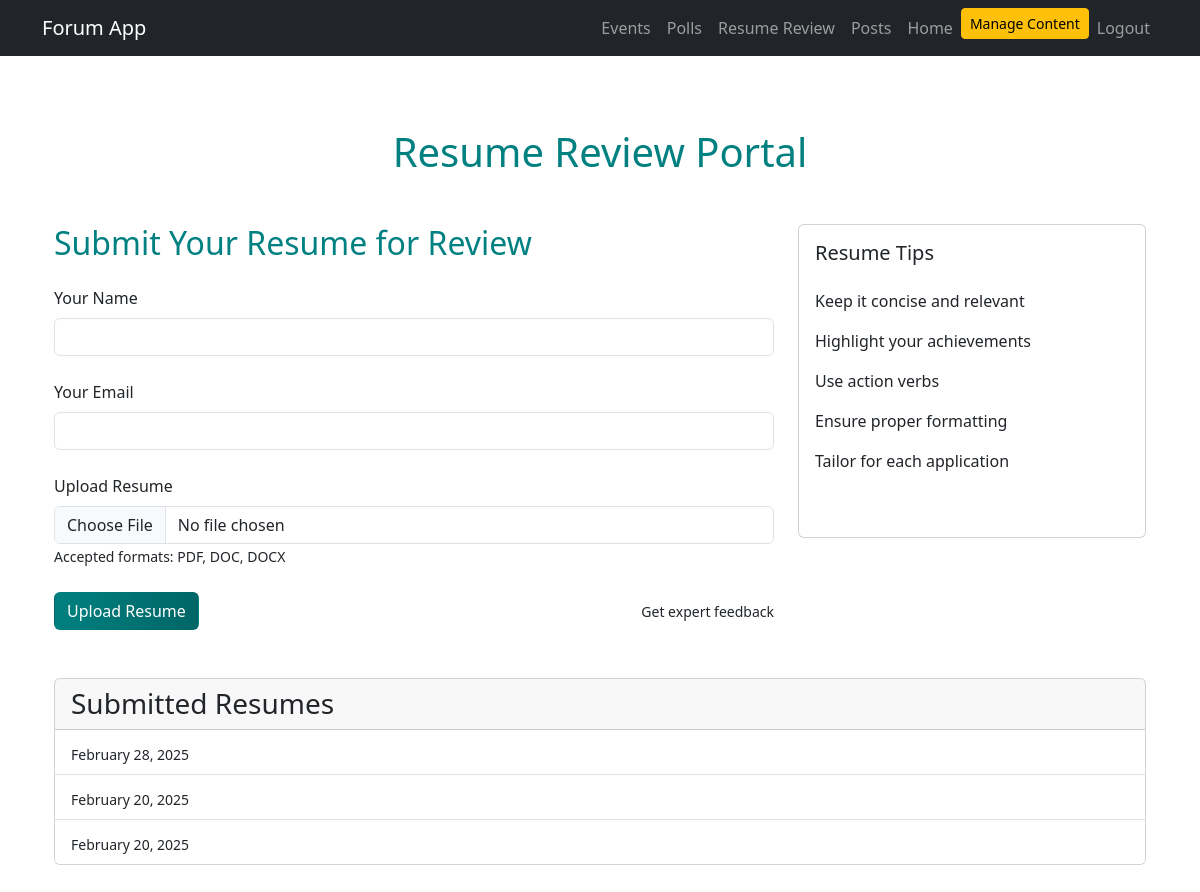
/resume-review/ (signed in), run on an earlier commit of the app's database.
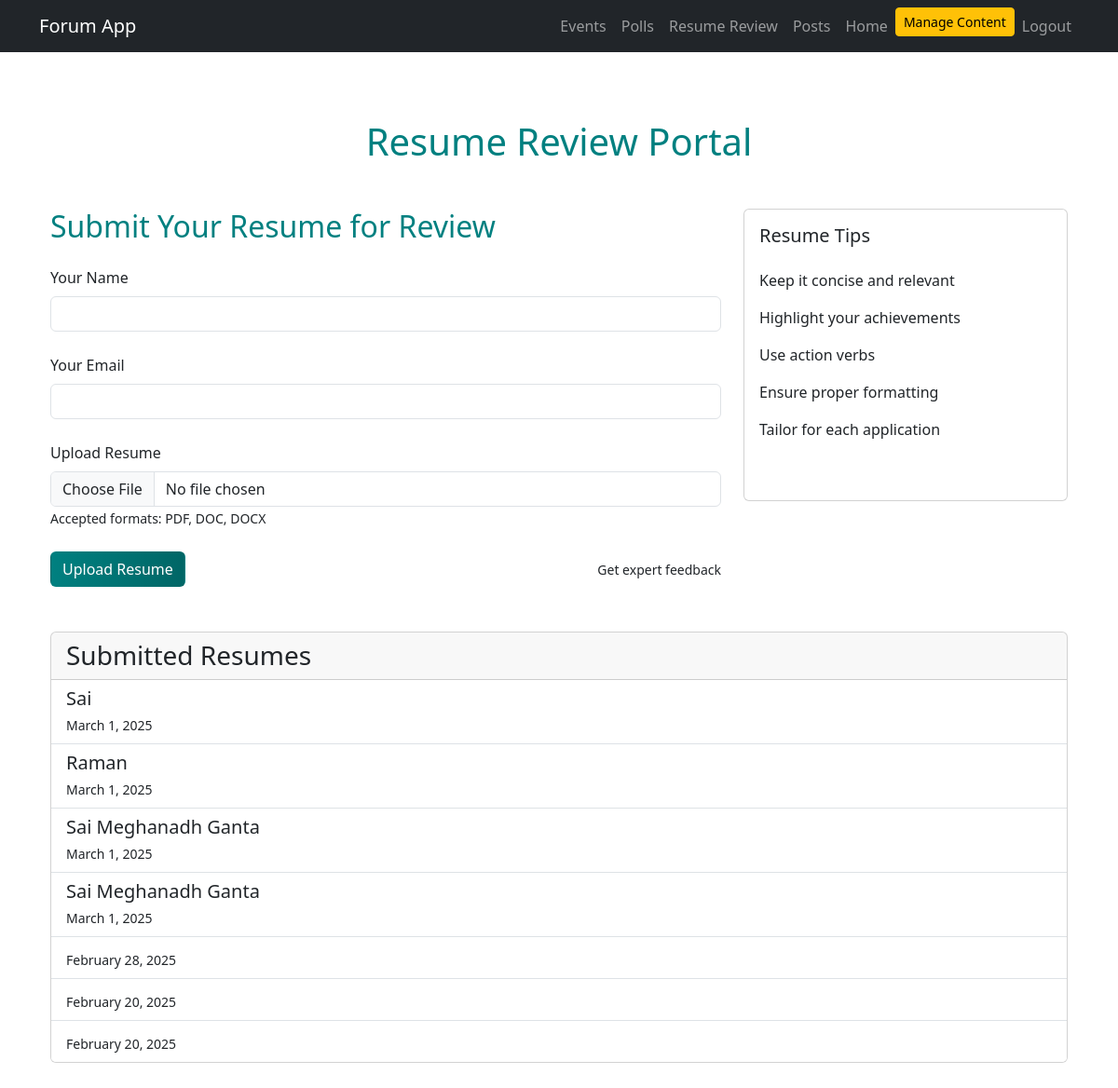
And on a later commit of the database.
### forum/models.py (models this page shows, shortened)
class Resume(models.Model):
    name = models.CharField(max_length=255)  # User's name
    email = models.EmailField()  # Contact email
    resume_file = models.FileField(upload_to="resumes/")  # Uploaded resume
    uploaded_at = models.DateTimeField(auto_now_add=True)  # Upload timestamp
    reviewer = models.CharField(max_length=100, default="Pending")

### forum/views.py (the view)
# urls.py: path('resume-review/', resume_review, name='resume-review'),
@login_required
def resume_review(request):
    resumes = Resume.objects.all().order_by('-uploaded_at')
    return render(request, 'resume_review.html', {'resumes': resumes})

### forum/templates/resume_review.html (shortened to what this page needs)
{% extends "base.html" %}
{% block content %}
    <div class="container py-5 page-container">
        <h1 class="text-center mb-5 page-title">
            <span class="teal-text">Resume</span>
            <span class="coral-text">Review Portal</span>
        </h1>
        <div class="row mb-5">
            <div class="col-md-8">
                <div class="resume-card">
                    <div class="form-header d-flex align-items-center mb-4">
                        <h2 class="mb-0 teal-text">Submit Your Resume for Review</h2>
                    </div>
                    <form method="post" enctype="multipart/form-data" action="{% url 'upload_resume' %}" class="needs-validation">
                        <div class="form-group mb-4">
                            <label for="name" class="form-label">
                                 Your Name
                            </label>
                            <input type="text" name="name" class="form-control" required>
                        </div>
                        <div class="form-group mb-4">
                            <label for="email" class="form-label">
                                 Your Email
                            </label>
                            <input type="email" name="email" class="form-control" required>
                        </div>
                        <div class="form-group mb-4">
                            <label for="resume_file" class="form-label">
                                 Upload Resume
                            </label>
                            <input type="file" name="resume_file" class="form-control" required accept=".pdf,.doc,.docx">
                            <small style="color: var(--text-medium) !important;">Accepted formats: PDF, DOC, DOCX</small>
                        </div>
                        <div class="d-flex justify-content-between align-items-center">
                            <button type="submit" class="btn btn-primary-custom">
                                 Upload Resume
                            </button>
                            <span style="color: var(--text-medium) !important;" class="small">Get expert feedback</span>
                        </div>
                    </form>
                </div>
            </div>
            <div class="col-md-4">
                <div class="card tips-card">
                    <div class="card-body">
                        <h5 class="card-title mb-4" style="color: var(--text-dark) !important;">
                             Resume Tips
                        </h5>
                        <div class="card-text">
                            <p class="tip-item">Keep it concise and relevant</p>
                            <p class="tip-item">Highlight your achievements</p>
                            <p class="tip-item">Use action verbs</p>
                            <p class="tip-item">Ensure proper formatting</p>
                            <p class="tip-item">Tailor for each application</p>
                        </div>
                        <div class="mt-4 text-center">
                            <span class="badge custom-badge">
                            </span>
                        </div>
                    </div>
                </div>
            </div>
        </div>
        <div class="row">
            <div class="col-md-12">
                <div class="card card-accent-border">
                    <div class="card-header card-header-custom d-flex align-items-center">
                        <h3 class="mb-0">Submitted Resumes</h3>
                    </div>
                    <div class="list-group list-group-flush">
                        {% for resume in resumes %}
                            <a href="{% url 'view_resume' resume.id %}" class="list-group-item list-group-item-action resume-list-item d-flex align-items-center">
                                <div>
                                    <h5 class="mb-1" style="color: var(--text-dark) !important;">{{ resume.name }}</h5>
                                    <small style="color: var(--text-light) !important;"> {{ resume.uploaded_at|date:"F j, Y" }}</small>
                                </div>
                            </a>
                        {% endfor %}
                    </div>
                </div>
            </div>
        </div>
    </div>
{% endblock %}

### forum/templates/base.html (shortened to what this page needs)
<!DOCTYPE html>
<html lang="en">
<head>
    <link rel="stylesheet" href="https://cdn.jsdelivr.net/npm/bootstrap@5.3.0/dist/css/bootstrap.min.css">
    <link rel="stylesheet" href="https://cdnjs.cloudflare.com/ajax/libs/toastr.js/latest/toastr.min.css">
</head>
<body>
    <nav class="navbar navbar-expand-lg navbar-dark bg-dark">
        <div class="container">
            <a class="navbar-brand" href="{% url 'home' %}">Forum App</a>
            <div class="collapse navbar-collapse" id="navbarNav">
                <ul class="navbar-nav ms-auto">
                    <li class="nav-item"><a class="nav-link" href="/events/">Events</a></li>
                    <li class="nav-item"><a class="nav-link" href="/polls/">Polls</a></li>
                    <li class="nav-item"><a class="nav-link" href="/resume-review/">Resume Review</a></li>
                    <li class="nav-item"><a class="nav-link" href="/posts/">Posts</a></li>
                    <li class="nav-item"><a class="nav-link" href="{% url 'home' %}">Home</a></li>
                    {% if user.is_authenticated %}
                        <li class="nav-item">
                            <button id="manage-content-btn" class="btn btn-warning btn-sm">Manage Content</button>
                        </li>
                        <form action="{% url 'logout' %}" method="POST" class="d-inline">
                            <button type="submit" class="btn btn-link nav-link">Logout</button>
                        </form>
                    {% else %}
                        <li class="nav-item"><a class="nav-link" href="{% url 'login' %}">Login</a></li>
                        <li class="nav-item"><a class="nav-link" href="{% url 'register' %}">Register</a></li>
                    {% endif %}
                </ul>
            </div>
        </div>
    </nav>
    <main class="container mt-4">
        {% block content %}{% endblock %}
    </main>
</body>
</html>

### forum/templates/resume_review.html (style rules this page uses)
.teal-text { color: #008080 !important; }
.coral-text { color: #008080 !important; }
.btn-primary-custom { background: linear-gradient(90deg, #008080, #006666) !important; color: white !important; }

What changed in the data, as far as the page shows it:
added Resume: name "Sai", uploaded_at "March 1, 2025"
added Resume: name "Raman", uploaded_at "March 1, 2025"
added Resume: name "Sai Meghanadh Ganta", uploaded_at "March 1, 2025"
added Resume: name "Sai Meghanadh Ganta", uploaded_at "March 1, 2025"
